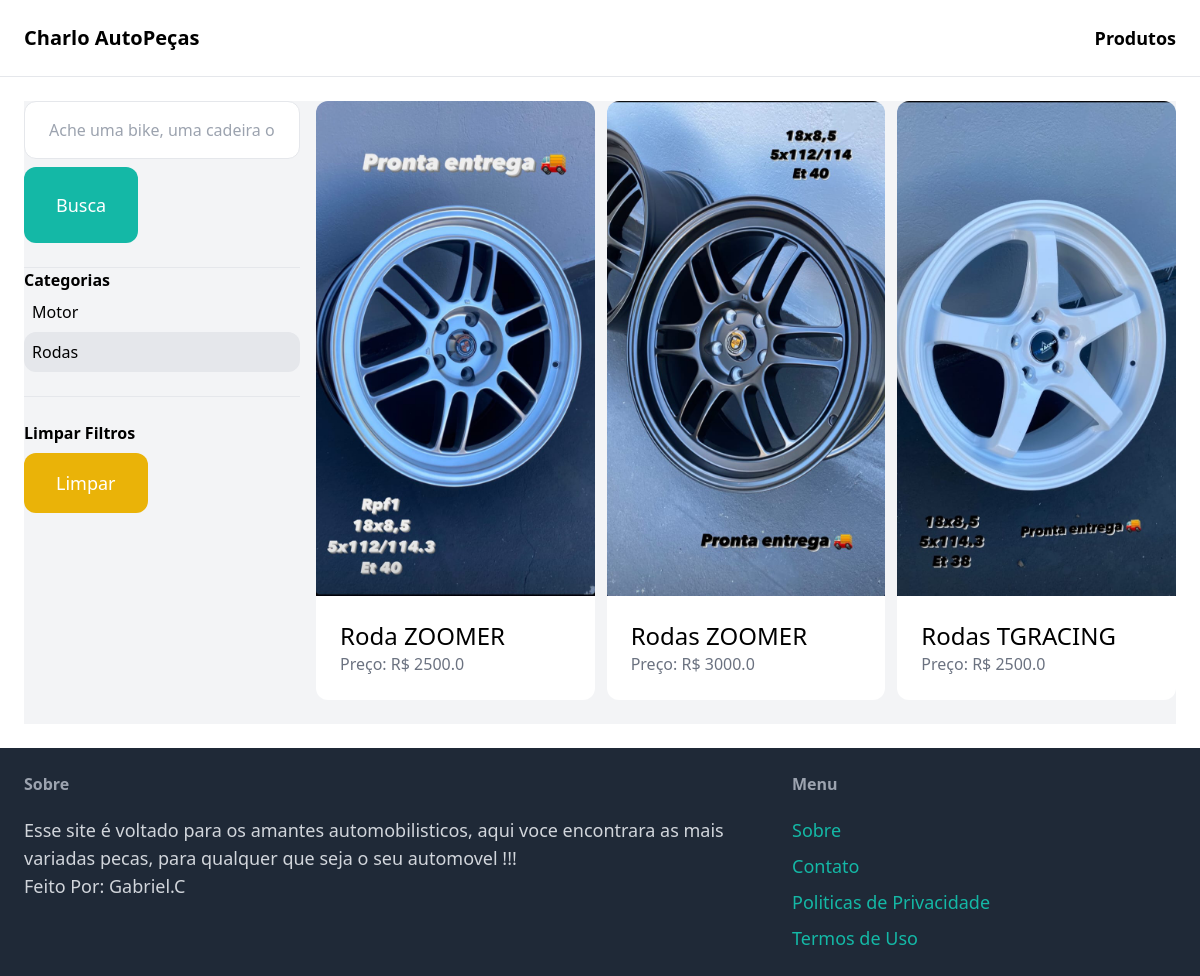
Page /items/?query=&category=2 on the committed database.
### item/models.py (models this page shows, shortened)
class category(models.Model):
    name = models.CharField(max_length=255)
    class Meta:
        ordering = ('name',)
        verbose_name_plural = 'Categorias'

class Item(models.Model):
    category = models.ForeignKey(category, related_name='items', on_delete=models.CASCADE)
    name = models.CharField(max_length=255)
    Descrição = models.TextField(blank=True, null=True)
    Preço = models.FloatField()
    image = models.ImageField(upload_to='item_images', blank=True, null=True)
    foi_vendido = models.BooleanField(default=False)

### item/views.py (the view)
# urls.py: path('items/', include('item.urls')),
def items(request):
    query = request.GET.get('query', '')
    category_id = request.GET.get('category',0)
    categorias = category.objects.all()
    items = Item.objects.filter(foi_vendido = False)
    if category_id:
        items = items.filter(category_id=category_id)
    if query:
        items = items.filter(Q(name__icontains = query) | Q(Descrição__icontains = query))
    return render(request, 'item/items.html', {
        'items': items,
        'query': query,
        'categorias': categorias,
        'category_id': int(category_id),
    })

### item/templates/item/items.html (shortened to what this page needs)
{% extends 'core/base.html' %}
{% block content %}
    <div class="pb-6 grid grid-cols-4 gap-4 bg-gray-100">
        <div class="col-span-1">
            <form method="get" action="{% url 'item:items' %}">
                <input name="query" class="w-full py-4 px-6 border rounded-xl" type="text" value="{{ query }}" placeholder="Ache uma bike, uma cadeira ou carro...">
                <button class="mt-2 py-6 px-8 text-lg bg-teal-500 text-white rounded-xl">Busca</button>
            </form>
            <hr class="mt-6">
            <p class="font-semibold">Categorias</p>
            <ul>
                {% for category in categorias %}
                    <li class="py-2 px-2 rounded-xl{% if category.id == category_id %} bg-gray-200{% endif %}">
                        <a href="{% url 'item:items' %}?query={{ query }}&category={{ category.id }}"> {{ category.name }}</a>
                    </li>
                {% endfor %}
            </ul>
            <hr class="my-6">
            <p class="font-semibold">Limpar Filtros</p>
            <ul>
                <li><a href="{% url 'item:items' %}" class="mt-2 py-4 px-8 inline-block bg-yellow-500 text-lg rounded-xl text-white">Limpar </a></li>
            </ul>
        </div>
        <div class="col-span-3">
            <div class="grid grid-cols-3 gap-3">
                {% for item in items %}
                    <div>
                        <a href="{% url 'item:detail' item.id %}">
                            <div>
                                <img src="{{item.image.url}}" height="50%" width="100%" class="rounded-t-xl">
                            </div>
                            <div class="p-6 bg-white rounded-b-xl">
                                <h2 class="text-2xl">{{item.name}}</h2>
                                <p class="text-gray-500">Preço: R$ {{item.Preço}}</p>
                            </div>
                        </a>
                    </div>
                {% endfor %}
            </div>
        </div>
    </div>
{% endblock %}

### rows in the picture
category: name "Motor"
category: name "Rodas"
Item: image (picture), name "Roda ZOOMER", Preço "2500.0"
Item: image (picture), name "Rodas ZOOMER", Preço "3000.0"
Item: image (picture), name "Rodas TGRACING", Preço "2500.0"
